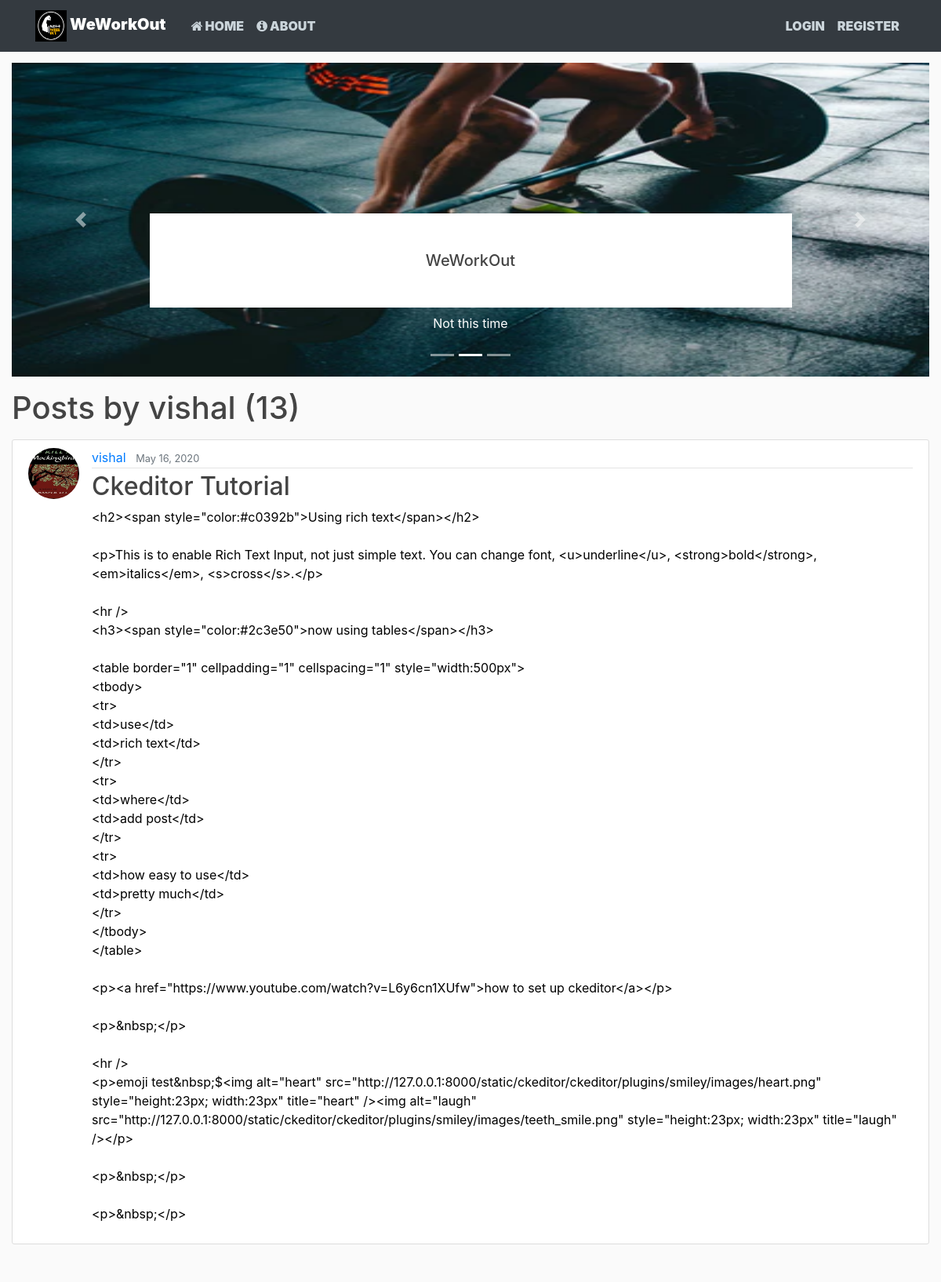
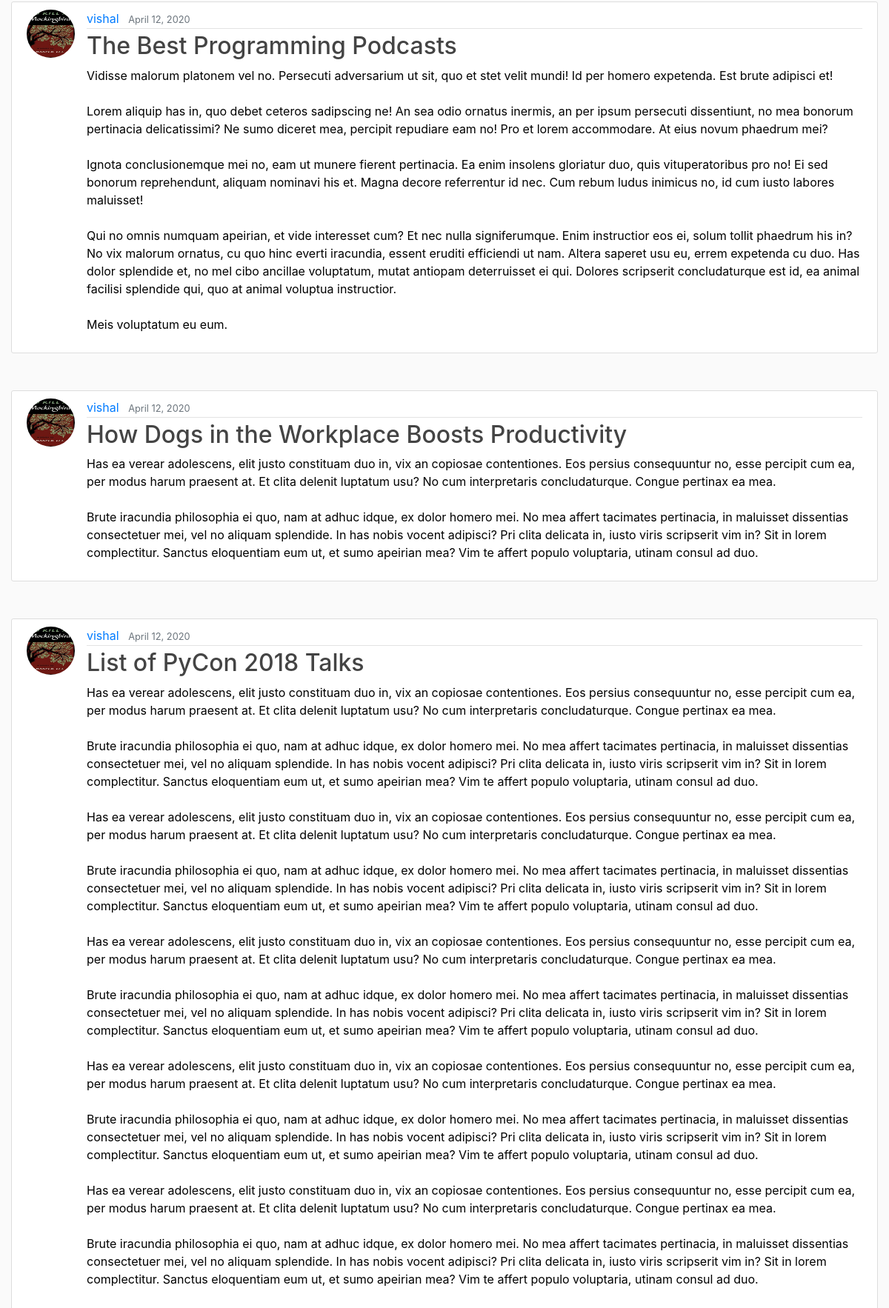
The app's page /user/vishal (upper part) with its own data (2 pictures, top to bottom).
### blog/models.py (models this page shows, shortened)
class Post(models.Model):
	author = models.ForeignKey(User, on_delete=models.CASCADE)
	title = models.CharField(max_length=100)
	content = RichTextField()
	date_posted = models.DateTimeField(default=timezone.now)
	last_edit = models.DateTimeField(auto_now=True)
	likes = models.IntegerField(default=0)
	dislikes = models.IntegerField(default=0)

### users/models.py (models this page shows, shortened)
class Profile(models.Model):
    user = models.OneToOneField(User, on_delete=models.CASCADE)
    image = models.ImageField(default='default.jpg', upload_to='profile_pics')

### blog/views.py (the view)
# urls.py: path('user/<str:username>', UserPostListView.as_view(), name='user-posts'),
class UserPostListView(ListView):
    model = Post
    template_name = 'blog/user_posts.html'  # <app>/<model>_<viewtype>.html
    context_object_name = 'posts'
    paginate_by = 9
    def get_queryset(self):
        user = get_object_or_404(User, username=self.kwargs.get('username'))
        return Post.objects.filter(author=user).order_by('-date_posted')

### blog/templates/blog/user_posts.html (shortened to what this page needs)
{% extends "blog/base.html" %}
{% block content %}
    <h1 class="mb-3">Posts by {{ view.kwargs.username }} ({{ page_obj.paginator.count }})</h1>
    {% for post in posts %}
        <article class="media content-section">
          <img class="rounded-circle article-img" src="{{ post.author.profile.image.url }}">
          <div class="media-body">
            <div class="article-metadata">
              <a class="mr-2" href="{% url 'user-posts' post.author.username %}">{{ post.author }}</a>
              <small class="text-muted">{{ post.date_posted|date:"F d, Y" }}</small>
            </div>
            <h2><a class="article-title" href="{% url 'post-detail' post.id %}">{{ post.title }}</a></h2>
            <p class="article-content">{{ post.content }}</p>
          </div>
        </article>
    {% endfor %}
{% endblock content %}

### blog/static/blog/main.css (style rules this page uses)
body { background: #fafafa; color: #333333; margin-top: 5rem; }
h1, h2, h3, h4, h5, h6 { color: #444444; }
.article-title { color: #444444; }
.article-content { white-space: pre-line; }
.article-img { height: 65px; width: 65px; margin-right: 16px; }
.article-metadata { padding-bottom: 1px; margin-bottom: 4px; border-bottom: 1px solid #e3e3e3 }
.content-section { color: black; background: #ffffff; padding: 10px 20px; border: 1px solid #dddddd; border-radius: 3px; margin-bottom: 50px; }

### records on screen
Post: author.profile.image (placeholder picture), author "vishal", date_posted "May 16, 2020", title "Ckeditor Tutorial", content "<h2><span style=\"color:#c0392b\">Using rich text</span></h2> <p>This is to enable Rich Text Input, not just simple text. You can change font, <u>underline</u>, <strong>bold</strong>, <em>italics</em>, <s>cross</s>.</p> <hr /> <h3><span style=\"color:#2c3e50\">now using tables</span></h3> <table border=\"1\" cellpadding=\"1\" cellspacing=\"1\" style=\"width:500px\"> <tbody> <tr> <td>use</td> <td>rich text</td> </tr> <tr> <td>where</td> <td>add post</td> </tr> <tr> <td>how easy to use</td> <td>pretty much</td> </tr> </tbody> </table> <p><a href=\"https://www.youtube.com/watch?v=L6y6cn1XUfw\">how to set up ckeditor</a></p> <p>&nbsp;</p> <hr /> <p>emoji test&nbsp;$<img alt=\"heart\"…"
Post: author.profile.image (placeholder picture), author "vishal", date_posted "April 12, 2020", title "The Best Programming Podcasts", content "Vidisse malorum platonem vel no. Persecuti adversarium ut sit, quo et stet velit mundi! Id per homero expetenda. Est brute adipisci et! Lorem aliquip has in, quo debet ceteros sadipscing ne! An sea odio ornatus inermis, an per ipsum persecuti dissentiunt, no mea bonorum pertinacia delicatissimi? Ne sumo diceret mea, percipit repudiare eam no! Pro et lorem accommodare. At eius novum phaedrum mei? Ignota conclusionemque mei no, eam ut munere fierent pertinacia. Ea enim insolens gloriatur duo, quis vituperatoribus pro no! Ei sed bonorum reprehendunt, aliquam nominavi his et. Magna decore referrentur id nec. Cum rebum ludus inimicus no, id cum iusto labores maluisset! Qui no omnis numquam…"
Post: author.profile.image (placeholder picture), author "vishal", date_posted "April 12, 2020", title "How Dogs in the Workplace Boosts Productivity", content "Has ea verear adolescens, elit justo constituam duo in, vix an copiosae contentiones. Eos persius consequuntur no, esse percipit cum ea, per modus harum praesent at. Et clita delenit luptatum usu? No cum interpretaris concludaturque. Congue pertinax ea mea. Brute iracundia philosophia ei quo, nam at adhuc idque, ex dolor homero mei. No mea affert tacimates pertinacia, in maluisset dissentias consectetuer mei, vel no aliquam splendide. In has nobis vocent adipisci? Pri clita delicata in, iusto viris scripserit vim in? Sit in lorem complectitur. Sanctus eloquentiam eum ut, et sumo apeirian mea? Vim te affert populo voluptaria, utinam consul ad duo."
Post: author.profile.image (placeholder picture), author "vishal", date_posted "April 12, 2020", title "List of PyCon 2018 Talks"

### other values on screen
{{ "Home"|upper }} "HOME"
{{ "About"|upper }} "ABOUT"
{{ "Login"|upper }} "LOGIN"
{{ "Register"|upper }} "REGISTER"
{{ view.kwargs.username }} "vishal"
{{ page_obj.paginator.count }} "13"
